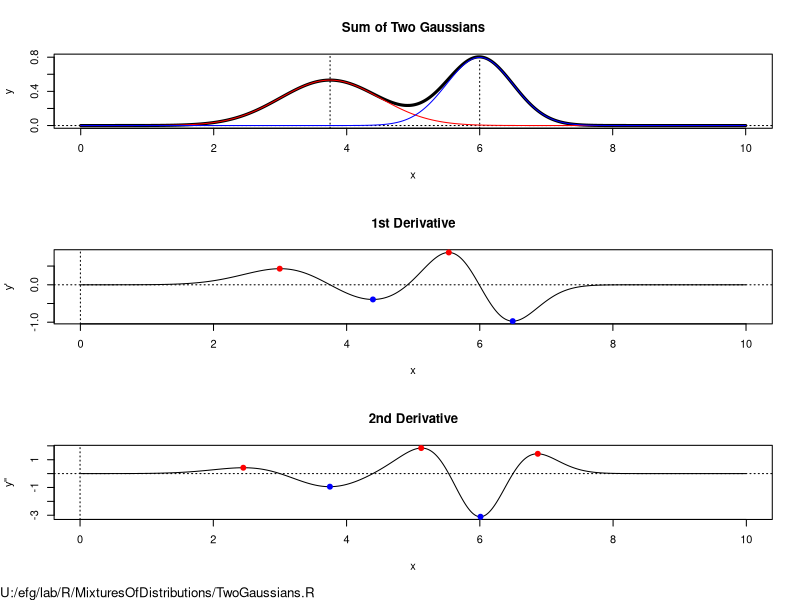

Here is the R script that generated this plot: (Note: this script raises an error after producing the figure.)
# efg, 28 Aug 2006
# Study mixture of two Gaussians.

#pdf("TwoGaussians.pdf", width=8.0, height=10.0)

# Here P is the same as dnorm (probability density function for normal
# distribution), but other functions could be tried here.
P <- function(x, mean, sd)
{
  variance <- sd^2
  exp(-(x-mean)^2/(2*variance)) / sqrt(2*pi*variance)
}
 integrate(P, -1, 1, mean=0, sd=1) #is same as integrate(dnorm, -1, 1, mean=0, sd=1)
 integrate(P,-5,5, mean=0, sd=1)   # should be close to 1.0

# Find "peaks" in array.
# R equivalent of Splus peaks() function

  # finds local maxima
peaks <- function(series,span=3)
{
  z <- embed(series, span)
  s <- span%/%2
  v <- max.col(z, "first") == 1 + s   # take first if a tie
  result <- c(rep(FALSE,s),v)
  result <- result[1:(length(result)-s)]
  result
}


# First derivative.  Adjust x values to be center of interval.
# Spacing of x-points need not be uniform
Deriv1 <- function(x,y)
{ 
  y.prime <- diff(y) / diff(x)
  x.prime <- x[-length(x)] + diff(x)/2
  list(x = x.prime,
       y = y.prime)
}

# "Centered" 2nd-derivative. Spacing of x-points assumed to be uniform.
Deriv2 <- function(x,y)
{
  h <- x[2] - x[1]
  Range <- 2:(length(x)-1)  # Drop first and last points
  list(x = x[Range],
       y = (y[Range+1] - 2*y[Range] + y[Range-1]) / h^2)
}


Delta <- 0.01
x <- seq(0.0,10.0, by=Delta)
y1 <- P(x, 3.75, 0.75)
y2 <- P(x, 6.00, 0.50)
y <- y1 + y2

# Approximate area under curve
0.01*sum(y1)
0.01*sum(y2)
0.01*sum(y)

#integrate(P,0,10, mean=3.75, sd=0.75)
#integrate(P,0,10, mean=6.00, sd=0.50)


par(mfrow=c(3,1), oma=c(1,0,0,0))

##### Analysing the Gaussian distributions
plot(x,y, type="l", lwd=3,
     main="Sum of Two Gaussians",
     xlab="x", ylab="y")
abline(h=0, v=c(3.75,6.00), lty="dotted")
lines(x,y1, col="red")
lines(x,y2, col="blue")

# we aim to separate the two gaussian ditributions

##### 1st Derivative
# According to Abramowitz & Stegun, 
# inflection points are at +/- sigma.
# infation point is point on a continuous curve where where 
# curvature changes sign, at this point, slope of tangent = 0
derivative1 <- Deriv1(x,y)

plot(derivative1$x,derivative1$y, type="l",
     main="1st Derivative", xlab="x", ylab="y'")
abline(h=0, v=0, lty="dotted")

peaks.Deriv1   <- peaks( derivative1$y, span=3)
valleys.Deriv1 <- peaks(-derivative1$y, span=3)

points( derivative1$x[peaks.Deriv1], derivative1$y[peaks.Deriv1],
        pch=19, col="red")
points( derivative1$x[valleys.Deriv1], derivative1$y[valleys.Deriv1],
        pch=19, col="blue")

# Approximate location of peak and valley
derivative1$x[peaks.Deriv1]
derivative1$x[valleys.Deriv1]

s.approx <- (derivative1$x[valleys.Deriv1] - derivative1$x[peaks.Deriv1])/2
s.approx

#### 2nd Derivative
derivative2 <- Deriv2(x,y)

plot(derivative2$x,derivative2$y, type="l",
     main="2nd Derivative", xlab="x", ylab="y''")
abline(h=0, v=0, lty="dotted")

peaks.Deriv2   <- peaks( derivative2$y, span=3)
valleys.Deriv2 <- peaks(-derivative2$y, span=3)

points( derivative2$x[peaks.Deriv2], derivative2$y[peaks.Deriv2],
        pch=19, col="red")
points( derivative2$x[valleys.Deriv2], derivative2$y[valleys.Deriv2],
        pch=19, col="blue")

# Approximate location of mean of normal distribution:
derivative2$x[valleys.Deriv2]
derivative2$y[valleys.Deriv2]

mu.approx <-  derivative2$x[valleys.Deriv2]
mu.approx

# Peaks
derivative2$x[peaks.Deriv2]
derivative2$y[peaks.Deriv2]

# Only keep the first four the correpsond to four s.approx values
# we only have two rn. mu.approx <- mu.approx[1:4]

mtext("U:/efg/lab/R/MixturesOfDistributions/TwoGaussians.R",
      BOTTOM<-1, cex=0.8, adj=0.0, outer=TRUE)

# Fit distribution
# STUPID package:  cannot solve "exact case" without error.
# MUST have noise in data.


fit1 <- nls(y~(a/b)*exp(-(x-c)^2/(2*b^2))+(d/e)*exp(-(x-f)^2/(2*e^2)),
            start=list(a=(1/sqrt(2*pi)) / s.approx[1], b=s.approx[1], c=mu.approx[1],
                       d=(1/sqrt(2*pi)) / s.approx[2], e=s.approx[2], f=mu.approx[2]),
            trace=TRUE)


# add small random noise
set.seed(17)
y <- y + rnorm(length(y), 1E-5, 1E-4)
fit2 <- nls(y~(a/b)*exp(-(x-c)^2/(2*b^2))+(d/e)*exp(-(x-f)^2/(2*e^2)),
            start=list(a=(1/sqrt(2*pi)) / s.approx[1], b=s.approx[1], c=mu.approx[1],
                       d=(1/sqrt(2*pi)) / s.approx[2], e=s.approx[2], f=mu.approx[2]),
            control=nls.control(tol=1E-5, minFactor=1/1024),
            trace=TRUE)
fit2

1/sqrt(2*pi)

a = 0.399 
b =  0.750
c = 3.750 
d = 0.399 
e = 0.500 
f =6.000 


curve((a/b)*exp(-(x-c)^2/(2*b^2))+(d/e)*exp(-(x-f)^2/(2*e^2)),from = 0, to=10,lwd = 5)

lines(x,y, col = 'red', lwd = 2)
dev.off()

































# efg, 28 Aug 2006
# Study mixture of two Gaussians.

#pdf("TwoGaussians.pdf", width=8.0, height=10.0)

# Here P is the same as dnorm (probability density function for normal
# distribution), but other functions could be tried here.
P <- function(x, mean, sd)
{
  variance <- sd^2
  exp(-(x-mean)^2/(2*variance)) / sqrt(2*pi*variance)
}
integrate(P, -1, 1, mean=0, sd=1) #is same as integrate(dnorm, -1, 1, mean=0, sd=1)
integrate(P,-5,5, mean=0, sd=1)   # should be close to 1.0

# Find "peaks" in array.
# R equivalent of Splus peaks() function

# finds local maxima
peaks <- function(series,span=3)
{
  z <- embed(series, span)
  s <- span%/%2
  v <- max.col(z, "first") == 1 + s   # take first if a tie
  result <- c(rep(FALSE,s),v)
  result <- result[1:(length(result)-s)]
  result
}


# First derivative.  Adjust x values to be center of interval.
# Spacing of x-points need not be uniform
Deriv1 <- function(x,y)
{ 
  y.prime <- diff(y) / diff(x)
  x.prime <- x[-length(x)] + diff(x)/2
  list(x = x.prime,
       y = y.prime)
}

# "Centered" 2nd-derivative. Spacing of x-points assumed to be uniform.
Deriv2 <- function(x,y)
{
  h <- x[2] - x[1]
  Range <- 2:(length(x)-1)  # Drop first and last points
  list(x = x[Range],
       y = (y[Range+1] - 2*y[Range] + y[Range-1]) / h^2)
}


Delta <- 0.01
x <- seq(0.0,10.0, by=Delta)
y1 <- P(x, 3.75, 0.75)
y2 <- P(x, 6.00, 0.50)
y3<- P(x,8,0.9)
y <- y1 + y2+y3

# Approximate area under curve
0.01*sum(y1)
0.01*sum(y2)
0.01*sum(y3)
0.01*sum(y)

#integrate(P,0,10, mean=3.75, sd=0.75)
#integrate(P,0,10, mean=6.00, sd=0.50)


par(mfrow=c(3,1), oma=c(1,0,0,0))
par(mfrow = c(1,1))

##### Analysing the Gaussian distributions
plot(x,y, type="l", lwd=3,
     main="Sum of Two Gaussians",
     xlab="x", ylab="y")
abline(h=0, v=c(3.75,6.00,8), lty="dotted")
lines(x,y1, col="red")
lines(x,y2, col="blue")
lines(x,y3,col = 'green')

# we aim to separate the two gaussian ditributions

##### 1st Derivative
# According to Abramowitz & Stegun, 
# inflection points are at +/- sigma.
# infation point is point on a continuous curve where where 
# curvature changes sign, at this point, slope of tangent = 0
derivative1 <- Deriv1(x,y)

plot(derivative1$x,derivative1$y, type="l",
     main="1st Derivative", xlab="x", ylab="y'")
abline(h=0, v=0, lty="dotted")

peaks.Deriv1   <- peaks( derivative1$y, span=3)
valleys.Deriv1 <- peaks(-derivative1$y, span=3)

points( derivative1$x[peaks.Deriv1], derivative1$y[peaks.Deriv1],
        pch=19, col="red")
points( derivative1$x[valleys.Deriv1], derivative1$y[valleys.Deriv1],
        pch=19, col="blue")

# Approximate location of peak and valley
derivative1$x[peaks.Deriv1]
derivative1$x[valleys.Deriv1]

# standard deviation approximation
s.approx <- (derivative1$x[valleys.Deriv1] - derivative1$x[peaks.Deriv1])/2
s.approx

#### 2nd Derivative
derivative2 <- Deriv2(x,y)

plot(derivative2$x,derivative2$y, type="l",
     main="2nd Derivative", xlab="x", ylab="y''")
abline(h=0, v=0, lty="dotted")

peaks.Deriv2   <- peaks( derivative2$y, span=3)
valleys.Deriv2 <- peaks(-derivative2$y, span=3)

points( derivative2$x[peaks.Deriv2], derivative2$y[peaks.Deriv2],
        pch=19, col="red")
points( derivative2$x[valleys.Deriv2], derivative2$y[valleys.Deriv2],
        pch=19, col="blue")

# Approximate location of mean of normal distribution:
derivative2$x[valleys.Deriv2]
derivative2$y[valleys.Deriv2]

mu.approx <-  derivative2$x[valleys.Deriv2]
mu.approx

# Peaks
derivative2$x[peaks.Deriv2]
derivative2$y[peaks.Deriv2]

# Only keep the first four the correpsond to four s.approx values
# we only have two rn. mu.approx <- mu.approx[1:4]

mtext("U:/efg/lab/R/MixturesOfDistributions/TwoGaussians.R",
      BOTTOM<-1, cex=0.8, adj=0.0, outer=TRUE)

# Fit distribution
# STUPID package:  cannot solve "exact case" without error.
# MUST have noise in data.


fit1 <- nls(y~(a/b)*exp(-(x-c)^2/(2*b^2))+(d/e)*exp(-(x-f)^2/(2*e^2)),
            start=list(a=(1/sqrt(2*pi)) / s.approx[1], b=s.approx[1], c=mu.approx[1],
                       d=(1/sqrt(2*pi)) / s.approx[2], e=s.approx[2], f=mu.approx[2]),
            trace=TRUE)


# add small random noise
set.seed(17)
y <- y + rnorm(length(y), 1E-5, 1E-4)
fit2 <- nls(y~(a/b)*exp(-(x-c)^2/(2*b^2))+(d/e)*exp(-(x-f)^2/(2*e^2)+(g/h)*exp(-(x-i)^2/(2*e^2))),
            start=list(a=(1/sqrt(2*pi)) / s.approx[1], b=s.approx[1], c=mu.approx[1],
                       d=(1/sqrt(2*pi)) / s.approx[2], e=s.approx[2], f=mu.approx[2],
                       g=(1/sqrt(2*pi)) / s.approx[3], h=s.approx[3], i=mu.approx[3]),
            control=nls.control(tol=1E-5, minFactor=1/1024),
            trace=TRUE)
fit2

1/sqrt(2*pi)

a = 0.2042 
b = 0.5196 
c = 3.5035 
d = 1.0044 
e = 1.7308 
f = 6.4651 


curve((a/b)*exp(-(x-c)^2/(2*b^2))+(d/e)*exp(-(x-f)^2/(2*e^2)),from = 0, to=10,lwd = 5)

lines(x,y, col = 'red', lwd = 2)
dev.off()
